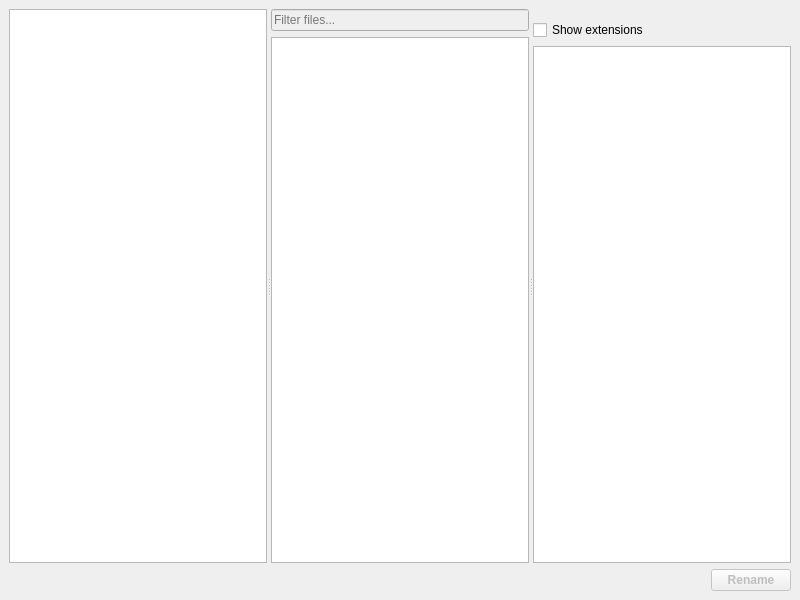
<?xml version="1.0" encoding="UTF-8"?>
<ui version="4.0">
 <class>MainWindow</class>
 <widget class="QMainWindow" name="MainWindow">
  <property name="geometry">
   <rect>
    <x>0</x>
    <y>0</y>
    <width>800</width>
    <height>600</height>
   </rect>
  </property>
  <property name="windowTitle">
   <string>Text Renamer</string>
  </property>
  <widget class="QWidget" name="centralwidget">
   <layout class="QVBoxLayout" name="verticalLayout">
    <item>
     <widget class="QSplitter" name="splitter">
      <property name="orientation">
       <enum>Qt::Horizontal</enum>
      </property>
      <widget class="QWidget" name="gridLayoutWidget_4">
       <layout class="QGridLayout" name="folderGrid">
        <item row="0" column="0">
         <widget class="QTreeView" name="folderView">
          <property name="minimumSize">
           <size>
            <width>200</width>
            <height>0</height>
           </size>
          </property>
          <property name="animated">
           <bool>true</bool>
          </property>
          <property name="headerHidden">
           <bool>true</bool>
          </property>
         </widget>
        </item>
       </layout>
      </widget>
      <widget class="QWidget" name="gridLayoutWidget_3">
       <layout class="QGridLayout" name="filesGrid">
        <item row="0" column="0">
         <widget class="QLineEdit" name="filesFilterText">
          <property name="enabled">
           <bool>false</bool>
          </property>
          <property name="text">
           <string/>
          </property>
          <property name="placeholderText">
           <string>Filter files...</string>
          </property>
         </widget>
        </item>
        <item row="1" column="0">
         <widget class="QListView" name="filesView">
          <property name="minimumSize">
           <size>
            <width>200</width>
            <height>0</height>
           </size>
          </property>
          <property name="baseSize">
           <size>
            <width>0</width>
            <height>0</height>
           </size>
          </property>
         </widget>
        </item>
       </layout>
      </widget>
      <widget class="QWidget" name="gridLayoutWidget_5">
       <layout class="QGridLayout" name="textGrid">
        <property name="topMargin">
         <number>11</number>
        </property>
        <item row="1" column="0">
         <widget class="QTextEdit" name="newText">
          <property name="minimumSize">
           <size>
            <width>200</width>
            <height>0</height>
           </size>
          </property>
         </widget>
        </item>
        <item row="0" column="0">
         <widget class="QCheckBox" name="extensionCheckbox">
          <property name="text">
           <string>Show extensions</string>
          </property>
          <property name="checked">
           <bool>false</bool>
          </property>
         </widget>
        </item>
       </layout>
      </widget>
     </widget>
    </item>
    <item>
     <layout class="QGridLayout" name="middleGrid">
      <item row="0" column="4">
       <widget class="QPushButton" name="renameButton">
        <property name="enabled">
         <bool>false</bool>
        </property>
        <property name="font">
         <font>
          <weight>75</weight>
          <bold>true</bold>
         </font>
        </property>
        <property name="text">
         <string>Rename</string>
        </property>
       </widget>
      </item>
      <item row="0" column="2">
       <spacer name="bottomLeftSpacer">
        <property name="orientation">
         <enum>Qt::Horizontal</enum>
        </property>
        <property name="sizeHint" stdset="0">
         <size>
          <width>40</width>
          <height>20</height>
         </size>
        </property>
       </spacer>
      </item>
      <item row="0" column="0">
       <spacer name="horizontalSpacer">
        <property name="orientation">
         <enum>Qt::Horizontal</enum>
        </property>
        <property name="sizeHint" stdset="0">
         <size>
          <width>40</width>
          <height>20</height>
         </size>
        </property>
       </spacer>
      </item>
      <item row="0" column="1">
       <widget class="QLabel" name="errorLabel">
        <property name="text">
         <string/>
        </property>
       </widget>
      </item>
     </layout>
    </item>
   </layout>
  </widget>
  <widget class="QMenuBar" name="menubar">
   <property name="geometry">
    <rect>
     <x>0</x>
     <y>0</y>
     <width>800</width>
     <height>30</height>
    </rect>
   </property>
  </widget>
 </widget>
 <resources/>
 <connections/>
</ui>
